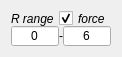
     <widget class="QWidget" name="verticalLayoutWidget_12">
      <property name="geometry">
       <rect>
        <x>410</x>
        <y>820</y>
        <width>122</width>
        <height>43</height>
       </rect>
      </property>
      <layout class="QVBoxLayout" name="verticalLayout_10">
       <property name="spacing">
        <number>0</number>
       </property>
       <item>
        <layout class="QHBoxLayout" name="horizontalLayout_19">
         <item>
          <widget class="QLabel" name="label_23">
           <property name="maximumSize">
            <size>
             <width>16777215</width>
             <height>15</height>
            </size>
           </property>
           <property name="font">
            <font>
             <italic>true</italic>
            </font>
           </property>
           <property name="text">
            <string>R range</string>
           </property>
          </widget>
         </item>
         <item>
          <layout class="QHBoxLayout" name="horizontalLayout_20">
           <item>
            <widget class="QCheckBox" name="checkBox_force_range_R">
             <property name="maximumSize">
              <size>
               <width>16777215</width>
               <height>15</height>
              </size>
             </property>
             <property name="font">
              <font>
               <italic>true</italic>
              </font>
             </property>
             <property name="text">
              <string>force</string>
             </property>
             <property name="checked">
              <bool>true</bool>
             </property>
            </widget>
           </item>
          </layout>
         </item>
        </layout>
       </item>
       <item>
        <layout class="QHBoxLayout" name="horizontalLayout_21">
         <item>
          <widget class="QLineEdit" name="lineEdit_range_R_lo">
           <property name="maximumSize">
            <size>
             <width>16777215</width>
             <height>20</height>
            </size>
           </property>
           <property name="text">
            <string>0</string>
           </property>
           <property name="alignment">
            <set>Qt::AlignCenter</set>
           </property>
          </widget>
         </item>
         <item>
          <widget class="QLabel" name="label_25">
           <property name="maximumSize">
            <size>
             <width>16777215</width>
             <height>15</height>
            </size>
           </property>
           <property name="text">
            <string>-</string>
           </property>
          </widget>
         </item>
         <item>
          <widget class="QLineEdit" name="lineEdit_range_R_hi">
           <property name="maximumSize">
            <size>
             <width>16777215</width>
             <height>20</height>
            </size>
           </property>
           <property name="text">
            <string>6</string>
           </property>
           <property name="alignment">
            <set>Qt::AlignCenter</set>
           </property>
          </widget>
         </item>
        </layout>
       </item>
      </layout>
     </widget>
